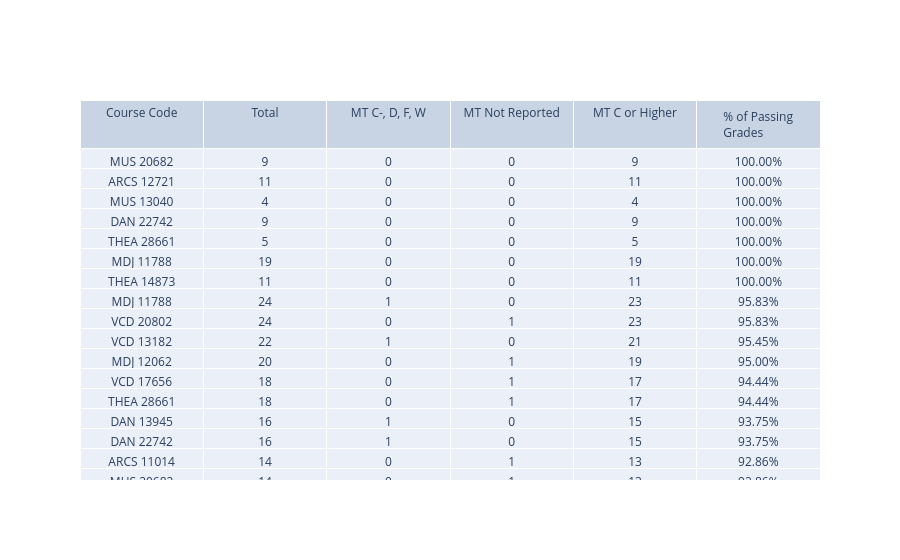

The code cell stored with this chart in its notebook:
### Markdown cell above
OK - now that I have the flow down, I'm going to make the skeleton of what the table should look like. This is before we make it pretty, so it's going to be a bit rough!

### Code cell
#Making Summary Table in Graph Objects Pt. 2 (Plugging in the skeleton of the final table)
fig2 = go.Figure(data = [go.Table(
    header = dict(values = ["Course Code", "Total", "MT C-, D, F, W", "MT Not Reported", "MT C or Higher", "% of Passing Grades"]),
    cells = dict(values=[mtpivotsummary["Course Code"], 
                        mtpivotsummary["Total Grades"], 
                        mtpivotsummary["MT C-, D, F, W"], 
                        mtpivotsummary["MT Not Reported"],
                        mtpivotsummary["MT C or Higher"],
                        mtpivotsummary["% of Passing Grades"]])
)])

fig2.show()

### Figure 1 — Plotly figure (JSON) as saved in the notebook; plotly's stock layout.template omitted (floating-point values rounded to 4 significant figures; data arrays with more than 128 entries replaced by an {"elided": "..."} marker saying what was removed)
{"data": [{"cells": {"values": {"elided": "6x778 mixed values"}}, "header": {"values": ["Course Code", "Total", "MT C-, D, F, W", "MT Not Reported", "MT C or Higher", "% of Passing Grades"]}, "type": "table"}], "layout": {}}
